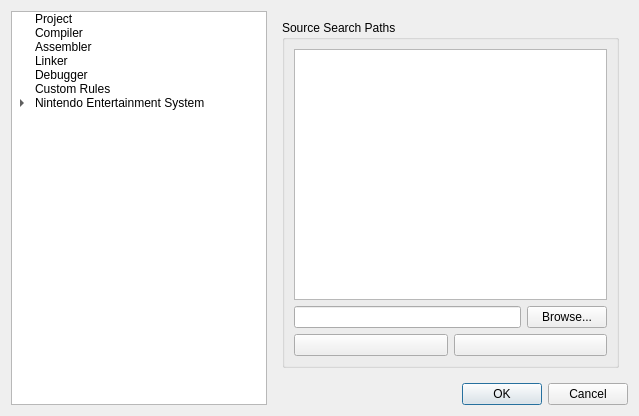
<?xml version="1.0" encoding="UTF-8"?>
<ui version="4.0">
 <class>ProjectPropertiesDialog</class>
 <widget class="QDialog" name="ProjectPropertiesDialog">
  <property name="windowModality">
   <enum>Qt::WindowModal</enum>
  </property>
  <property name="geometry">
   <rect>
    <x>0</x>
    <y>0</y>
    <width>631</width>
    <height>416</height>
   </rect>
  </property>
  <property name="windowTitle">
   <string>Project Properties</string>
  </property>
  <property name="modal">
   <bool>true</bool>
  </property>
  <layout class="QGridLayout" name="gridLayout">
   <item row="0" column="0" rowspan="2">
    <widget class="QTreeWidget" name="treeWidget">
     <property name="sizePolicy">
      <sizepolicy hsizetype="Fixed" vsizetype="Expanding">
       <horstretch>0</horstretch>
       <verstretch>0</verstretch>
      </sizepolicy>
     </property>
     <property name="editTriggers">
      <set>QAbstractItemView::NoEditTriggers</set>
     </property>
     <property name="showDropIndicator" stdset="0">
      <bool>false</bool>
     </property>
     <property name="headerHidden">
      <bool>true</bool>
     </property>
     <column>
      <property name="text">
       <string>Settings</string>
      </property>
     </column>
     <item>
      <property name="text">
       <string>Project</string>
      </property>
     </item>
     <item>
      <property name="text">
       <string>Compiler</string>
      </property>
     </item>
     <item>
      <property name="text">
       <string>Assembler</string>
      </property>
     </item>
     <item>
      <property name="text">
       <string>Linker</string>
      </property>
     </item>
     <item>
      <property name="text">
       <string>Debugger</string>
      </property>
     </item>
     <item>
      <property name="text">
       <string>Custom Rules</string>
      </property>
     </item>
     <item>
      <property name="text">
       <string>Nintendo Entertainment System</string>
      </property>
      <item>
       <property name="text">
        <string>Graphics Builder</string>
       </property>
      </item>
      <item>
       <property name="text">
        <string>Cartridge</string>
       </property>
      </item>
      <item>
       <property name="text">
        <string>Tile Properties</string>
       </property>
      </item>
      <item>
       <property name="text">
        <string>System Palette</string>
       </property>
      </item>
     </item>
    </widget>
   </item>
   <item row="0" column="1">
    <widget class="QStackedWidget" name="stackedWidget">
     <property name="frameShape">
      <enum>QFrame::NoFrame</enum>
     </property>
     <property name="currentIndex">
      <number>4</number>
     </property>
     <widget class="QWidget" name="project">
      <layout class="QGridLayout" name="gridLayout_8">
       <property name="margin">
        <number>0</number>
       </property>
       <item row="0" column="0">
        <widget class="QLabel" name="label_4">
         <property name="text">
          <string>Project Name:</string>
         </property>
        </widget>
       </item>
       <item row="0" column="1">
        <widget class="QLineEdit" name="projectNameLineEdit"/>
       </item>
       <item row="1" column="0">
        <widget class="QLabel" name="label_15">
         <property name="text">
          <string>Project Output Name:</string>
         </property>
        </widget>
       </item>
       <item row="1" column="1">
        <widget class="QLineEdit" name="outputName"/>
       </item>
       <item row="2" column="0" colspan="2">
        <widget class="QLabel" name="label_6">
         <property name="text">
          <string>Note: The Project Output Name will be used for intermediate output files generated by the Linker and Graphics Bank (CHR) Builder if alternative output names are not specified in their respective tabs.</string>
         </property>
         <property name="wordWrap">
          <bool>true</bool>
         </property>
        </widget>
       </item>
       <item row="3" column="0" colspan="2">
        <widget class="QGroupBox" name="groupBox_2">
         <property name="title">
          <string>Project Base Path (location of the .nesproject)</string>
         </property>
         <layout class="QHBoxLayout" name="horizontalLayout_2">
          <item>
           <widget class="QLineEdit" name="projectBasePath">
            <property name="readOnly">
             <bool>true</bool>
            </property>
           </widget>
          </item>
         </layout>
        </widget>
       </item>
       <item row="4" column="0" colspan="2">
        <widget class="QGroupBox" name="groupBox_4">
         <property name="title">
          <string>Project Output Base Path</string>
         </property>
         <layout class="QHBoxLayout" name="horizontalLayout_4">
          <item>
           <widget class="QLineEdit" name="projectOutputBasePath">
            <property name="readOnly">
             <bool>true</bool>
            </property>
           </widget>
          </item>
          <item>
           <widget class="QPushButton" name="projectOutputBasePathBrowse">
            <property name="text">
             <string>Browse...</string>
            </property>
            <property name="icon">
             <iconset resource="../../../common/resource.qrc">
              <normaloff>:/resources/document-open.png</normaloff>:/resources/document-open.png</iconset>
            </property>
           </widget>
          </item>
         </layout>
        </widget>
       </item>
       <item row="5" column="0" colspan="2">
        <widget class="QLabel" name="label_25">
         <property name="text">
          <string>Note: The Project Output Base Path will be used for intermediate output files generated by the Linker and Graphics Bank (CHR) Builder if alternative output base paths are not specified in their respective tabs.</string>
         </property>
         <property name="wordWrap">
          <bool>true</bool>
         </property>
        </widget>
       </item>
       <item row="6" column="0">
        <widget class="QLabel" name="label_27">
         <property name="text">
          <string>Project Generated Header File Name:</string>
         </property>
        </widget>
       </item>
       <item row="6" column="1">
        <widget class="QLineEdit" name="projectHeaderName"/>
       </item>
       <item row="7" column="0">
        <widget class="QLabel" name="label_28">
         <property name="text">
          <string>Project Generated Source File Name:</string>
         </property>
        </widget>
       </item>
       <item row="7" column="1">
        <widget class="QLineEdit" name="projectSourceName"/>
       </item>
       <item row="8" column="0" colspan="2">
        <widget class="QLabel" name="label_29">
         <property name="text">
          <string>Note: The Project Generated Header and Source Files are files that NESICIDE automatically generates based on project elements for inclusion in the compile/link of the project.</string>
         </property>
         <property name="wordWrap">
          <bool>true</bool>
         </property>
        </widget>
       </item>
       <item row="9" column="0">
        <spacer name="verticalSpacer_2">
         <property name="orientation">
          <enum>Qt::Vertical</enum>
         </property>
         <property name="sizeHint" stdset="0">
          <size>
           <width>20</width>
           <height>51</height>
          </size>
         </property>
        </spacer>
       </item>
      </layout>
     </widget>
     <widget class="QWidget" name="compiler">
      <layout class="QFormLayout" name="formLayout_2">
       <property name="margin">
        <number>0</number>
       </property>
       <item row="2" column="0">
        <widget class="QLabel" name="label_23">
         <property name="text">
          <string>Additional INCLUDE paths:</string>
         </property>
        </widget>
       </item>
       <item row="3" column="0">
        <widget class="QLabel" name="label_24">
         <property name="text">
          <string>Additional options:</string>
         </property>
        </widget>
       </item>
       <item row="3" column="1">
        <widget class="QLineEdit" name="compilerAdditionalOptions"/>
       </item>
       <item row="2" column="1">
        <layout class="QHBoxLayout" name="horizontalLayout_8">
         <item>
          <widget class="QLineEdit" name="compilerIncludePaths"/>
         </item>
         <item>
          <widget class="QPushButton" name="compilerIncludePathBrowse">
           <property name="text">
            <string>Browse...</string>
           </property>
           <property name="icon">
            <iconset resource="../../../common/resource.qrc">
             <normaloff>:/resources/document-open.png</normaloff>:/resources/document-open.png</iconset>
           </property>
          </widget>
         </item>
        </layout>
       </item>
       <item row="1" column="0">
        <widget class="QLabel" name="label_12">
         <property name="text">
          <string>DEFINEd symbols:</string>
         </property>
        </widget>
       </item>
       <item row="1" column="1">
        <widget class="QLineEdit" name="compilerDefinedSymbols"/>
       </item>
      </layout>
     </widget>
     <widget class="QWidget" name="assembler">
      <layout class="QFormLayout" name="formLayout_5">
       <property name="fieldGrowthPolicy">
        <enum>QFormLayout::AllNonFixedFieldsGrow</enum>
       </property>
       <property name="margin">
        <number>0</number>
       </property>
       <item row="1" column="0">
        <widget class="QLabel" name="label_11">
         <property name="text">
          <string>DEFINEd symbols:</string>
         </property>
        </widget>
       </item>
       <item row="2" column="0">
        <widget class="QLabel" name="label_13">
         <property name="text">
          <string>Additional INCLUDE paths:</string>
         </property>
        </widget>
       </item>
       <item row="2" column="1">
        <layout class="QHBoxLayout" name="horizontalLayout">
         <item>
          <widget class="QLineEdit" name="assemblerIncludePaths"/>
         </item>
         <item>
          <widget class="QPushButton" name="assemblerIncludePathBrowse">
           <property name="text">
            <string>Browse...</string>
           </property>
           <property name="icon">
            <iconset resource="../../../common/resource.qrc">
             <normaloff>:/resources/document-open.png</normaloff>:/resources/document-open.png</iconset>
           </property>
          </widget>
         </item>
        </layout>
       </item>
       <item row="3" column="0">
        <widget class="QLabel" name="label_14">
         <property name="text">
          <string>Additional options:</string>
         </property>
        </widget>
       </item>
       <item row="3" column="1">
        <widget class="QLineEdit" name="assemblerAdditionalOptions"/>
       </item>
       <item row="1" column="1">
        <widget class="QLineEdit" name="assemblerDefinedSymbols"/>
       </item>
      </layout>
     </widget>
     <widget class="QWidget" name="linker">
      <layout class="QGridLayout" name="gridLayout_3">
       <property name="margin">
        <number>0</number>
       </property>
       <item row="3" column="1">
        <widget class="QLabel" name="label_19">
         <property name="text">
          <string>Linked Output Name:</string>
         </property>
        </widget>
       </item>
       <item row="3" column="2">
        <widget class="QLineEdit" name="linkerOutputName"/>
       </item>
       <item row="4" column="1">
        <widget class="QLabel" name="label_22">
         <property name="text">
          <string>Debug Info File Name:</string>
         </property>
        </widget>
       </item>
       <item row="4" column="2">
        <widget class="QLineEdit" name="debugInfoName"/>
       </item>
       <item row="5" column="1">
        <widget class="QLabel" name="label_16">
         <property name="text">
          <string>Linker config file:</string>
         </property>
        </widget>
       </item>
       <item row="6" column="1">
        <widget class="QLabel" name="label_18">
         <property name="text">
          <string>Additional options:</string>
         </property>
        </widget>
       </item>
       <item row="6" column="2">
        <widget class="QLineEdit" name="linkerAdditionalOptions"/>
       </item>
       <item row="7" column="1">
        <widget class="QLabel" name="label_26">
         <property name="text">
          <string>Additional dependencies:</string>
         </property>
        </widget>
       </item>
       <item row="7" column="2">
        <widget class="QLineEdit" name="linkerAdditionalDependencies"/>
       </item>
       <item row="8" column="1">
        <widget class="QLabel" name="label_17">
         <property name="text">
          <string>Linker configuration:</string>
         </property>
        </widget>
       </item>
       <item row="9" column="1" colspan="2">
        <widget class="QTextEdit" name="linkerConfig">
         <property name="sizePolicy">
          <sizepolicy hsizetype="Expanding" vsizetype="Expanding">
           <horstretch>0</horstretch>
           <verstretch>0</verstretch>
          </sizepolicy>
         </property>
         <property name="minimumSize">
          <size>
           <width>0</width>
           <height>0</height>
          </size>
         </property>
         <property name="readOnly">
          <bool>false</bool>
         </property>
        </widget>
       </item>
       <item row="5" column="2">
        <layout class="QHBoxLayout" name="horizontalLayout_6">
         <item>
          <widget class="QLineEdit" name="linkerConfigFile">
           <property name="readOnly">
            <bool>true</bool>
           </property>
          </widget>
         </item>
         <item>
          <widget class="QPushButton" name="linkerConfigFileBrowse">
           <property name="text">
            <string>Browse...</string>
           </property>
           <property name="icon">
            <iconset resource="../../../common/resource.qrc">
             <normaloff>:/resources/document-open.png</normaloff>:/resources/document-open.png</iconset>
           </property>
          </widget>
         </item>
        </layout>
       </item>
       <item row="2" column="1" colspan="2">
        <widget class="QGroupBox" name="groupBox_6">
         <property name="title">
          <string>PRG Data Output Base Path</string>
         </property>
         <layout class="QHBoxLayout" name="horizontalLayout_7">
          <item>
           <widget class="QLineEdit" name="prgromOutputBasePath">
            <property name="readOnly">
             <bool>true</bool>
            </property>
           </widget>
          </item>
          <item>
           <widget class="QPushButton" name="prgromOutputBasePathBrowse">
            <property name="text">
             <string>Browse...</string>
            </property>
            <property name="icon">
             <iconset resource="../../../common/resource.qrc">
              <normaloff>:/resources/document-open.png</normaloff>:/resources/document-open.png</iconset>
            </property>
           </widget>
          </item>
         </layout>
        </widget>
       </item>
      </layout>
     </widget>
     <widget class="QWidget" name="debugger">
      <layout class="QGridLayout" name="gridLayout_9">
       <item row="0" column="0">
        <widget class="QGroupBox" name="groupBox_16">
         <property name="title">
          <string>Source Search Paths</string>
         </property>
         <layout class="QGridLayout" name="gridLayout_22">
          <item row="1" column="0">
           <layout class="QHBoxLayout" name="horizontalLayout_10">
            <item>
             <widget class="QLineEdit" name="sourceSearchPath">
              <property name="readOnly">
               <bool>true</bool>
              </property>
             </widget>
            </item>
            <item>
             <widget class="QPushButton" name="sourceSearchPathBrowse">
              <property name="text">
               <string>Browse...</string>
              </property>
              <property name="icon">
               <iconset resource="../../../common/resource.qrc">
                <normaloff>:/resources/document-open.png</normaloff>:/resources/document-open.png</iconset>
              </property>
             </widget>
            </item>
           </layout>
          </item>
          <item row="2" column="0">
           <layout class="QHBoxLayout" name="horizontalLayout_11">
            <item>
             <widget class="QPushButton" name="addSearchPath">
              <property name="text">
               <string/>
              </property>
              <property name="icon">
               <iconset resource="../../../common/resource.qrc">
                <normaloff>:/resources/22_item_add.png</normaloff>:/resources/22_item_add.png</iconset>
              </property>
             </widget>
            </item>
            <item>
             <widget class="QPushButton" name="removeSearchPath">
              <property name="text">
               <string/>
              </property>
              <property name="icon">
               <iconset resource="../../../common/resource.qrc">
                <normaloff>:/resources/22_item_remove.png</normaloff>:/resources/22_item_remove.png</iconset>
              </property>
             </widget>
            </item>
           </layout>
          </item>
          <item row="0" column="0">
           <widget class="QListView" name="sourceSearchList"/>
          </item>
         </layout>
        </widget>
       </item>
      </layout>
     </widget>
     <widget class="QWidget" name="customrules">
      <layout class="QGridLayout" name="gridLayout_2">
       <property name="margin">
        <number>0</number>
       </property>
       <item row="1" column="0" colspan="2">
        <widget class="QLabel" name="label_31">
         <property name="text">
          <string>Build rules entered here will appear verbatim in the specified file.</string>
         </property>
        </widget>
       </item>
       <item row="2" column="0" colspan="2">
        <widget class="QTextEdit" name="customRules"/>
       </item>
       <item row="0" column="1">
        <layout class="QHBoxLayout" name="horizontalLayout_9">
         <item>
          <widget class="QLineEdit" name="customRuleFile">
           <property name="readOnly">
            <bool>true</bool>
           </property>
          </widget>
         </item>
         <item>
          <widget class="QPushButton" name="customRuleFileBrowse">
           <property name="text">
            <string>Browse...</string>
           </property>
           <property name="icon">
            <iconset resource="../../../common/resource.qrc">
             <normaloff>:/resources/document-open.png</normaloff>:/resources/document-open.png</iconset>
           </property>
          </widget>
         </item>
        </layout>
       </item>
       <item row="0" column="0">
        <widget class="QLabel" name="label_32">
         <property name="text">
          <string>Custom rule file:</string>
         </property>
        </widget>
       </item>
      </layout>
     </widget>
     <widget class="QWidget" name="nesgraphicsbuilder">
      <layout class="QGridLayout" name="gridLayout_4">
       <property name="margin">
        <number>0</number>
       </property>
       <item row="0" column="0">
        <widget class="QLabel" name="label_21">
         <property name="text">
          <string>CHR Data Output Name:</string>
         </property>
        </widget>
       </item>
       <item row="0" column="1">
        <widget class="QLineEdit" name="chrromOutputName"/>
       </item>
       <item row="1" column="0" colspan="2">
        <widget class="QGroupBox" name="groupBox_5">
         <property name="title">
          <string>CHR Data Output Base Path</string>
         </property>
         <layout class="QHBoxLayout" name="horizontalLayout_5">
          <item>
           <widget class="QLineEdit" name="chrromOutputBasePath">
            <property name="readOnly">
             <bool>true</bool>
            </property>
           </widget>
          </item>
          <item>
           <widget class="QPushButton" name="chrromOutputBasePathBrowse">
            <property name="text">
             <string>Browse...</string>
            </property>
            <property name="icon">
             <iconset resource="../../../common/resource.qrc">
              <normaloff>:/resources/document-open.png</normaloff>:/resources/document-open.png</iconset>
            </property>
           </widget>
          </item>
         </layout>
        </widget>
       </item>
       <item row="2" column="1">
        <widget class="QGroupBox" name="groupBox">
         <property name="title">
          <string>CHR Data Location</string>
         </property>
         <layout class="QGridLayout" name="gridLayout_6">
          <item row="0" column="0">
           <widget class="QRadioButton" name="chrRom">
            <property name="text">
             <string>CHR Data in CHR-ROM</string>
            </property>
           </widget>
          </item>
          <item row="1" column="0">
           <widget class="QRadioButton" name="chrRam">
            <property name="text">
             <string>CHR Data in CHR-RAM</string>
            </property>
           </widget>
          </item>
         </layout>
        </widget>
       </item>
       <item row="3" column="0" colspan="2">
        <spacer name="verticalSpacer">
         <property name="orientation">
          <enum>Qt::Vertical</enum>
         </property>
         <property name="sizeHint" stdset="0">
          <size>
           <width>20</width>
           <height>40</height>
          </size>
         </property>
        </spacer>
       </item>
      </layout>
     </widget>
     <widget class="QWidget" name="nescartridge">
      <layout class="QFormLayout" name="formLayout_3">
       <property name="margin">
        <number>0</number>
       </property>
       <item row="0" column="0">
        <widget class="QLabel" name="label_20">
         <property name="text">
          <string>Cartridge (iNES) Name:</string>
         </property>
        </widget>
       </item>
       <item row="0" column="1">
        <widget class="QLineEdit" name="cartridgeOutputName"/>
       </item>
       <item row="1" column="0">
        <widget class="QLabel" name="label_10">
         <property name="text">
          <string>Cartridge Save State Name:</string>
         </property>
        </widget>
       </item>
       <item row="1" column="1">
        <widget class="QLineEdit" name="cartridgeSaveStateName"/>
       </item>
       <item row="2" column="0">
        <widget class="QLabel" name="label_9">
         <property name="text">
          <string>Mapper:</string>
         </property>
        </widget>
       </item>
       <item row="2" column="1">
        <widget class="QComboBox" name="mapperComboBox">
         <property name="maxVisibleItems">
          <number>20</number>
         </property>
        </widget>
       </item>
       <item row="3" column="0">
        <widget class="QLabel" name="label_8">
         <property name="text">
          <string>Type:</string>
         </property>
        </widget>
       </item>
       <item row="3" column="1">
        <widget class="QComboBox" name="romTypeComboBox">
         <item>
          <property name="text">
           <string>NES</string>
          </property>
         </item>
         <item>
          <property name="text">
           <string>VS Unisystem</string>
          </property>
         </item>
         <item>
          <property name="text">
           <string>Playchoice</string>
          </property>
         </item>
        </widget>
       </item>
       <item row="4" column="0">
        <widget class="QLabel" name="label_7">
         <property name="text">
          <string>Mirroring:</string>
         </property>
        </widget>
       </item>
       <item row="4" column="1">
        <widget class="QComboBox" name="mirroringComboBox">
         <item>
          <property name="text">
           <string>Horizontal</string>
          </property>
         </item>
         <item>
          <property name="text">
           <string>Vertical</string>
          </property>
         </item>
        </widget>
       </item>
       <item row="5" column="1">
        <widget class="QCheckBox" name="trainerPresent">
         <property name="text">
          <string>512-byte Trainer Present</string>
         </property>
        </widget>
       </item>
       <item row="6" column="1">
        <widget class="QCheckBox" name="saveRAMPresent">
         <property name="text">
          <string>Save RAM Present</string>
         </property>
        </widget>
       </item>
       <item row="7" column="1">
        <widget class="QCheckBox" name="extraVRAMPresent">
         <property name="text">
          <string>Extra VRAM Present</string>
         </property>
        </widget>
       </item>
       <item row="8" column="0" colspan="2">
        <widget class="QLabel" name="label_30">
         <property name="text">
          <string>Note: Items on this tab will be overridden by any iNES header segment in your project code.</string>
         </property>
         <property name="wordWrap">
          <bool>true</bool>
         </property>
        </widget>
       </item>
      </layout>
     </widget>
     <widget class="QWidget" name="nestileproperties">
      <layout class="QGridLayout" name="gridLayout_5">
       <property name="margin">
        <number>0</number>
       </property>
       <item row="0" column="0" colspan="3">
        <widget class="QTableView" name="propertyTableView">
         <property name="editTriggers">
          <set>QAbstractItemView::NoEditTriggers</set>
         </property>
         <property name="selectionMode">
          <enum>QAbstractItemView::SingleSelection</enum>
         </property>
         <property name="selectionBehavior">
          <enum>QAbstractItemView::SelectRows</enum>
         </property>
         <property name="showGrid">
          <bool>false</bool>
         </property>
         <property name="gridStyle">
          <enum>Qt::NoPen</enum>
         </property>
         <property name="sortingEnabled">
          <bool>true</bool>
         </property>
         <property name="wordWrap">
          <bool>false</bool>
         </property>
         <property name="cornerButtonEnabled">
          <bool>false</bool>
         </property>
         <attribute name="horizontalHeaderShowSortIndicator" stdset="0">
          <bool>true</bool>
         </attribute>
         <attribute name="horizontalHeaderStretchLastSection">
          <bool>true</bool>
         </attribute>
         <attribute name="verticalHeaderVisible">
          <bool>false</bool>
         </attribute>
        </widget>
       </item>
       <item row="1" column="0">
        <widget class="QPushButton" name="addProperty">
         <property name="text">
          <string/>
         </property>
         <property name="icon">
          <iconset resource="../../../common/resource.qrc">
           <normaloff>:/resources/22_item_add.png</normaloff>:/resources/22_item_add.png</iconset>
         </property>
        </widget>
       </item>
       <item row="1" column="1">
        <widget class="QPushButton" name="editProperty">
         <property name="text">
          <string/>
         </property>
         <property name="icon">
          <iconset resource="../../../common/resource.qrc">
           <normaloff>:/resources/pen.png</normaloff>:/resources/pen.png</iconset>
         </property>
        </widget>
       </item>
       <item row="1" column="2">
        <widget class="QPushButton" name="removeProperty">
         <property name="text">
          <string/>
         </property>
         <property name="icon">
          <iconset resource="../../../common/resource.qrc">
           <normaloff>:/resources/22_item_remove.png</normaloff>:/resources/22_item_remove.png</iconset>
         </property>
        </widget>
       </item>
      </layout>
     </widget>
     <widget class="QWidget" name="nessystempalette">
      <layout class="QGridLayout" name="gridLayout_7">
       <property name="margin">
        <number>0</number>
       </property>
       <item row="0" column="0">
        <widget class="QPushButton" name="resetPalettePushButton">
         <property name="text">
          <string>Reset Palette</string>
         </property>
         <property name="icon">
          <iconset resource="../../../common/resource.qrc">
           <normaloff>:/resources/style.png</normaloff>:/resources/style.png</iconset>
         </property>
        </widget>
       </item>
       <item row="0" column="1">
        <widget class="QPushButton" name="ImportPalettePushButton">
         <property name="text">
          <string>Import Palette...</string>
         </property>
         <property name="icon">
          <iconset resource="../../../common/resource.qrc">
           <normaloff>:/resources/document-import.png</normaloff>:/resources/document-import.png</iconset>
         </property>
        </widget>
       </item>
       <item row="0" column="2">
        <widget class="QPushButton" name="exportPalettePushButton">
         <property name="text">
          <string>Export Palette...</string>
         </property>
         <property name="icon">
          <iconset resource="../../../common/resource.qrc">
           <normaloff>:/resources/document-export.png</normaloff>:/resources/document-export.png</iconset>
         </property>
        </widget>
       </item>
       <item row="1" column="0" colspan="3">
        <widget class="QTableWidget" name="tableWidget">
         <property name="sizePolicy">
          <sizepolicy hsizetype="Expanding" vsizetype="Expanding">
           <horstretch>0</horstretch>
           <verstretch>0</verstretch>
          </sizepolicy>
         </property>
         <property name="showDropIndicator" stdset="0">
          <bool>false</bool>
         </property>
         <property name="selectionMode">
          <enum>QAbstractItemView::SingleSelection</enum>
         </property>
         <property name="verticalScrollMode">
          <enum>QAbstractItemView::ScrollPerPixel</enum>
         </property>
         <property name="horizontalScrollMode">
          <enum>QAbstractItemView::ScrollPerPixel</enum>
         </property>
         <property name="showGrid">
          <bool>true</bool>
         </property>
         <property name="gridStyle">
          <enum>Qt::SolidLine</enum>
         </property>
         <property name="wordWrap">
          <bool>false</bool>
         </property>
         <property name="cornerButtonEnabled">
          <bool>false</bool>
         </property>
         <attribute name="horizontalHeaderShowSortIndicator" stdset="0">
          <bool>false</bool>
         </attribute>
         <attribute name="verticalHeaderMinimumSectionSize">
          <number>15</number>
         </attribute>
         <row>
          <property name="text">
           <string>0x</string>
          </property>
         </row>
         <row>
          <property name="text">
           <string>1x</string>
          </property>
         </row>
         <row>
          <property name="text">
           <string>2x</string>
          </property>
         </row>
         <row>
          <property name="text">
           <string>3x</string>
          </property>
         </row>
         <column>
          <property name="text">
           <string>x0</string>
          </property>
         </column>
         <column>
          <property name="text">
           <string>x1</string>
          </property>
         </column>
         <column>
          <property name="text">
           <string>x2</string>
          </property>
         </column>
         <column>
          <property name="text">
           <string>x3</string>
          </property>
         </column>
         <column>
          <property name="text">
           <string>x4</string>
          </property>
         </column>
         <column>
          <property name="text">
           <string>x5</string>
          </property>
         </column>
         <column>
          <property name="text">
           <string>x6</string>
          </property>
         </column>
         <column>
          <property name="text">
           <string>x7</string>
          </property>
         </column>
         <column>
          <property name="text">
           <string>x8</string>
          </property>
         </column>
         <column>
          <property name="text">
           <string>x9</string>
          </property>
         </column>
         <column>
          <property name="text">
           <string>xA</string>
          </property>
         </column>
         <column>
          <property name="text">
           <string>xB</string>
          </property>
         </column>
         <column>
          <property name="text">
           <string>xC</string>
          </property>
         </column>
         <column>
          <property name="text">
           <string>xD</string>
          </property>
         </column>
         <column>
          <property name="text">
           <string>xE</string>
          </property>
         </column>
         <column>
          <property name="text">
           <string>xF</string>
          </property>
         </column>
        </widget>
       </item>
       <item row="2" column="0">
        <widget class="QLabel" name="label">
         <property name="text">
          <string>Red</string>
         </property>
         <property name="alignment">
          <set>Qt::AlignCenter</set>
         </property>
        </widget>
       </item>
       <item row="2" column="1">
        <widget class="QLabel" name="label_2">
         <property name="text">
          <string>Green</string>
         </property>
         <property name="alignment">
          <set>Qt::AlignCenter</set>
         </property>
        </widget>
       </item>
       <item row="2" column="2">
        <widget class="QLabel" name="label_3">
         <property name="text">
          <string>Blue</string>
         </property>
         <property name="alignment">
          <set>Qt::AlignCenter</set>
         </property>
        </widget>
       </item>
       <item row="3" column="0">
        <widget class="QSlider" name="redHorizontalSlider">
         <property name="maximum">
          <number>255</number>
         </property>
         <property name="pageStep">
          <number>16</number>
         </property>
         <property name="orientation">
          <enum>Qt::Horizontal</enum>
         </property>
         <property name="tickPosition">
          <enum>QSlider::TicksAbove</enum>
         </property>
         <property name="tickInterval">
          <number>16</number>
         </property>
        </widget>
       </item>
       <item row="3" column="1">
        <widget class="QSlider" name="greenHorizontalSlider">
         <property name="maximum">
          <number>255</number>
         </property>
         <property name="pageStep">
          <number>16</number>
         </property>
         <property name="orientation">
          <enum>Qt::Horizontal</enum>
         </property>
         <property name="tickPosition">
          <enum>QSlider::TicksAbove</enum>
         </property>
         <property name="tickInterval">
          <number>16</number>
         </property>
        </widget>
       </item>
       <item row="3" column="2">
        <widget class="QSlider" name="blueHorizontalSlider">
         <property name="maximum">
          <number>255</number>
         </property>
         <property name="pageStep">
          <number>16</number>
         </property>
         <property name="orientation">
          <enum>Qt::Horizontal</enum>
         </property>
         <property name="tickPosition">
          <enum>QSlider::TicksAbove</enum>
         </property>
         <property name="tickInterval">
          <number>16</number>
         </property>
        </widget>
       </item>
       <item row="4" column="1">
        <widget class="QLabel" name="colorValueLabel">
         <property name="text">
          <string>#000000</string>
         </property>
         <property name="alignment">
          <set>Qt::AlignCenter</set>
         </property>
        </widget>
       </item>
       <item row="5" column="0" colspan="3">
        <widget class="Line" name="line">
         <property name="orientation">
          <enum>Qt::Horizontal</enum>
         </property>
        </widget>
       </item>
       <item row="6" column="0">
        <widget class="QCheckBox" name="checkBox_4">
         <property name="text">
          <string>Emphasize Green</string>
         </property>
        </widget>
       </item>
       <item row="6" column="1">
        <widget class="QCheckBox" name="checkBox_2">
         <property name="text">
          <string>Emphasize Red</string>
         </property>
        </widget>
       </item>
       <item row="6" column="2">
        <widget class="QCheckBox" name="checkBox_3">
         <property name="text">
          <string>Emphasize Blue</string>
         </property>
        </widget>
       </item>
       <item row="7" column="0">
        <widget class="QCheckBox" name="checkBox">
         <property name="text">
          <string>Monochrome</string>
         </property>
        </widget>
       </item>
       <item row="8" column="0" colspan="3">
        <widget class="QLabel" name="label_5">
         <property name="font">
          <font>
           <italic>true</italic>
          </font>
         </property>
         <property name="text">
          <string>This palette is for internal emulation purposes only.</string>
         </property>
         <property name="alignment">
          <set>Qt::AlignCenter</set>
         </property>
        </widget>
       </item>
      </layout>
     </widget>
    </widget>
   </item>
   <item row="1" column="1">
    <widget class="QDialogButtonBox" name="buttonBox">
     <property name="orientation">
      <enum>Qt::Horizontal</enum>
     </property>
     <property name="standardButtons">
      <set>QDialogButtonBox::Cancel|QDialogButtonBox::Ok</set>
     </property>
    </widget>
   </item>
  </layout>
 </widget>
 <resources>
  <include location="../../../common/resource.qrc"/>
 </resources>
 <connections>
  <connection>
   <sender>buttonBox</sender>
   <signal>accepted()</signal>
   <receiver>ProjectPropertiesDialog</receiver>
   <slot>accept()</slot>
   <hints>
    <hint type="sourcelabel">
     <x>248</x>
     <y>254</y>
    </hint>
    <hint type="destinationlabel">
     <x>157</x>
     <y>274</y>
    </hint>
   </hints>
  </connection>
  <connection>
   <sender>buttonBox</sender>
   <signal>rejected()</signal>
   <receiver>ProjectPropertiesDialog</receiver>
   <slot>reject()</slot>
   <hints>
    <hint type="sourcelabel">
     <x>316</x>
     <y>260</y>
    </hint>
    <hint type="destinationlabel">
     <x>286</x>
     <y>274</y>
    </hint>
   </hints>
  </connection>
 </connections>
 <designerdata>
  <property name="gridDeltaX">
   <number>10</number>
  </property>
  <property name="gridDeltaY">
   <number>10</number>
  </property>
  <property name="gridSnapX">
   <bool>true</bool>
  </property>
  <property name="gridSnapY">
   <bool>true</bool>
  </property>
  <property name="gridVisible">
   <bool>true</bool>
  </property>
 </designerdata>
</ui>
